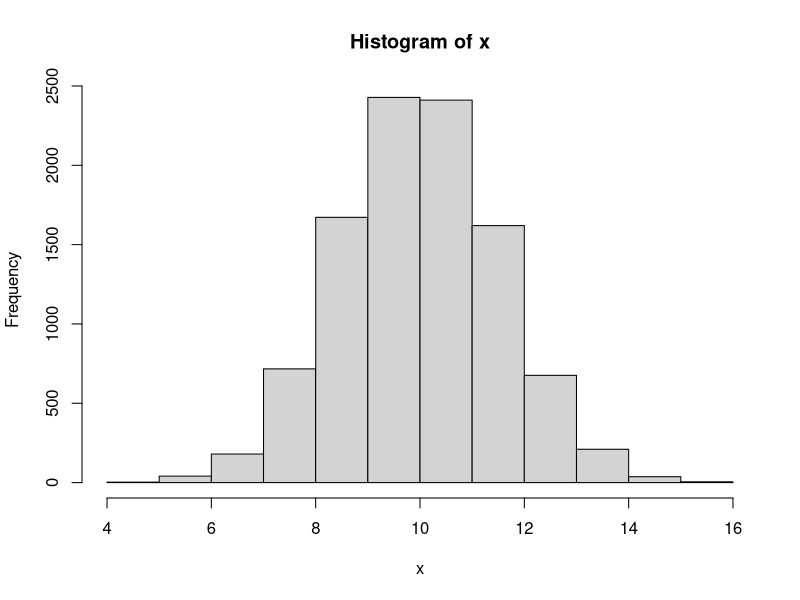
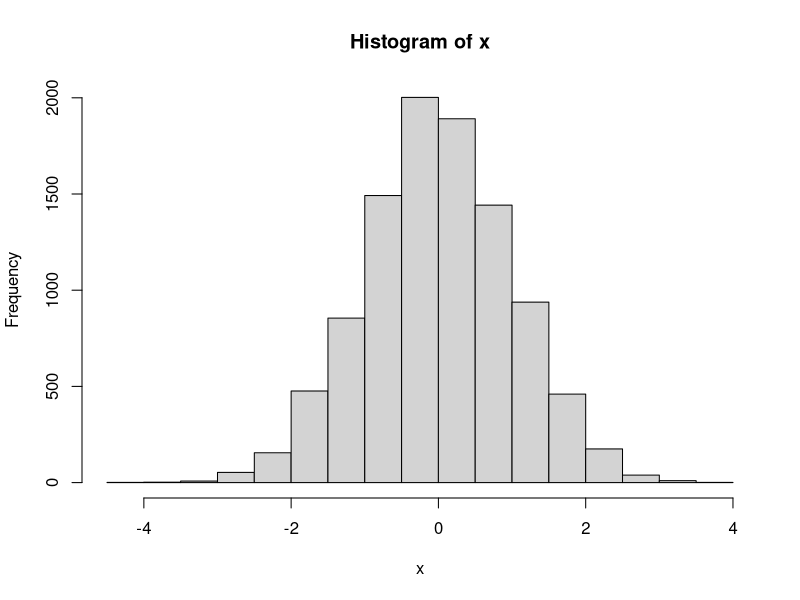

Write R code to recreate these figures, in order.
#Simulation

#Simple
#https://it.unt.edu/simple-data-simulationshttps://it.unt.edu/simple-data-simulations

x <- rnorm(n = 10000, mean = 10, sd = 1.5)
hist(x)
mean(x)
sd(x)

#without mean & sd
x <- rnorm(10000)
hist(x)
mean(x)
sd(x)


# other theoretical distributions; such as: 'rbeta' (Beta distribution), 'rexp' (Exponential distribution), 'rchisq' (non-central Chi-Squared distribution), 'rpois' (Poisson distribution), 'rf' (F distribution), 'rt' (Student's t distribution), etc. Each of the distribution functions create random realizations of a theoretical distribution, given the parameters for each distribution (e.g. mean and standard deviation for Normal distributions). Each distribution also has three other functions which provide density, distribution function, and quantile. So, for the Normal distribution(s) there are four standard functions: 'rnorm', 'dnorm' (density), 'pnorm' (distribution function), and 'qnorm' (for quantiles).


#Common Regression-style simulation
x <- rnorm(100, 10, 1.5)
Zx <- scale(x)
Zy <- .8*Zx + rnorm(100, 0, sqrt(1 - (.8^2)))
cor(Zx, Zy)
summary(lm(Zy ~ 0 + Zx))
